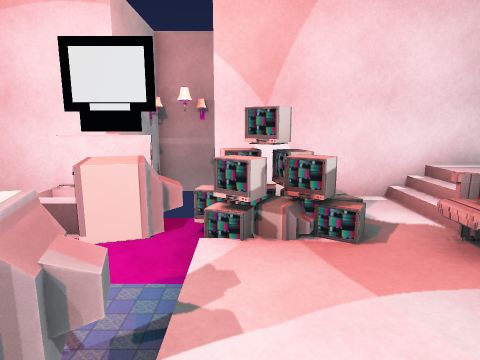
view 1 (above)

16 first-person views from a walk through a Unity game level. The camera is 1.5 m above the floor, tilts 10° down and sees 75° across. Doors are open. The floor is counted in squares, 1 m on a side. Each view is taken from the middle of a square. On the plan, view 1 faces up. The plan holds only what a view shows up to about 15 squares ahead; the rest is blank. The place goes on beyond the plan. The player is left out. Some surface patterns are stand-ins.

view 2
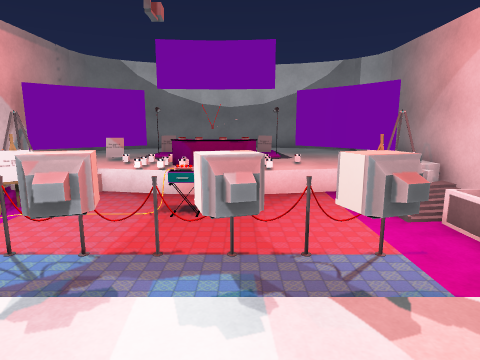

view 3
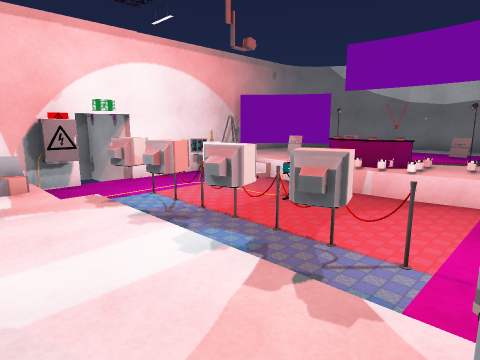

view 4
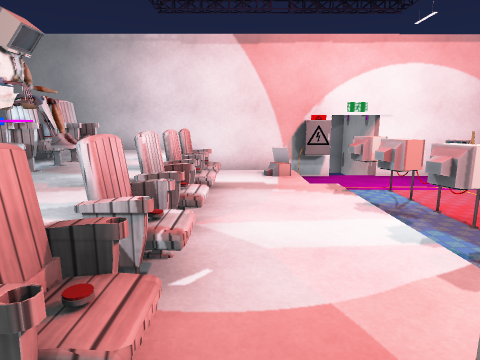

view 5
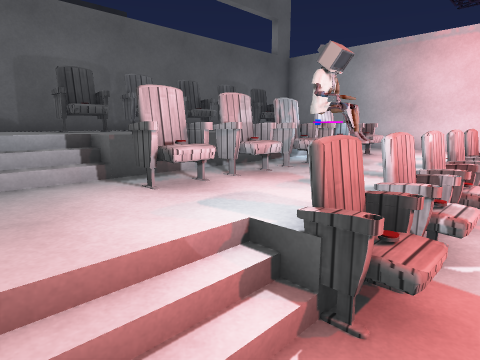

view 6
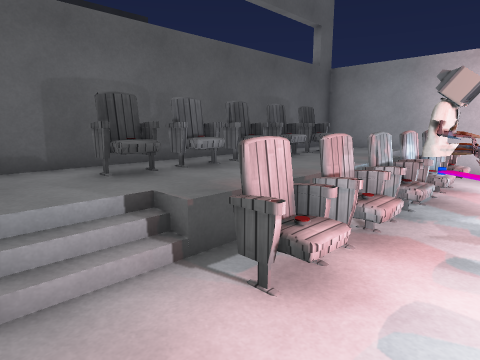

view 7
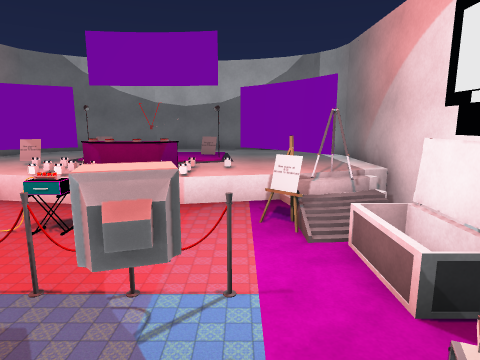

view 8
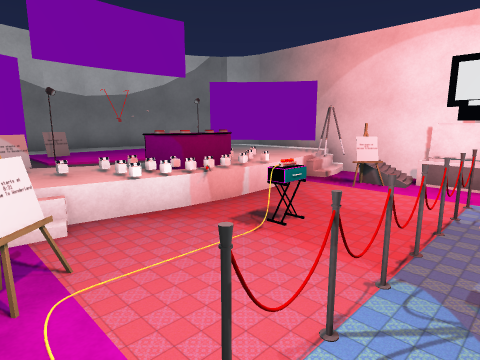

view 9
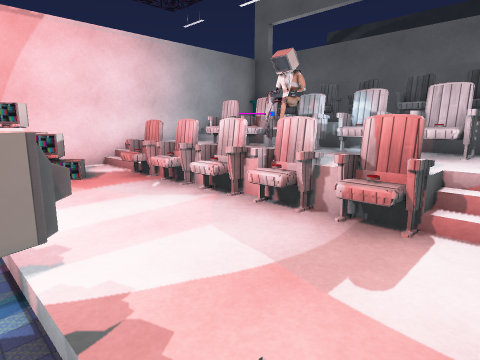

view 10
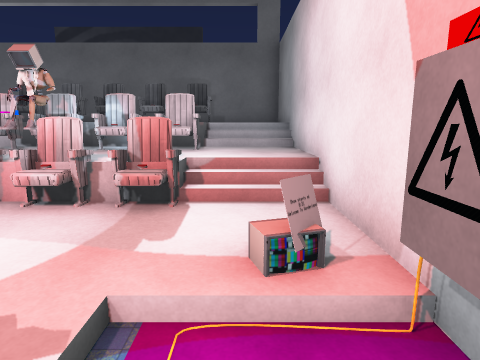

view 11
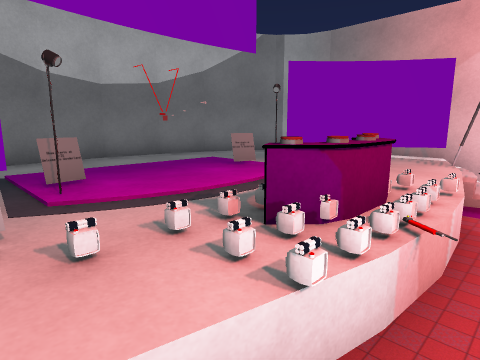

view 12
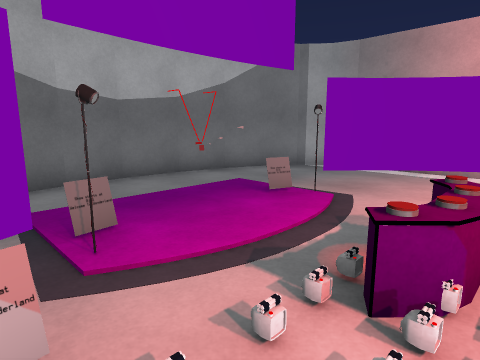

view 13
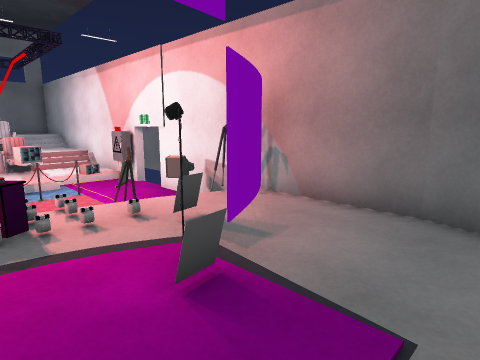

view 14
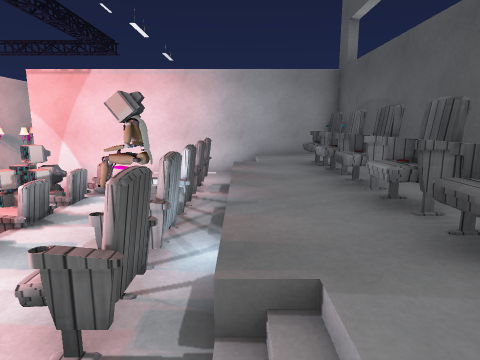

view 15
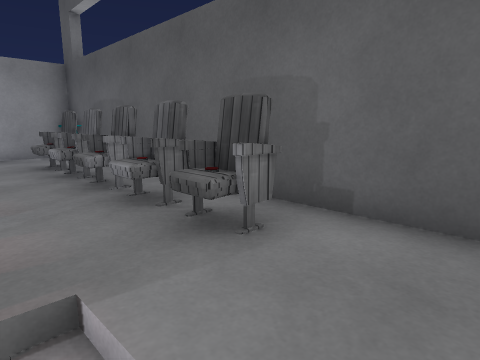

view 16
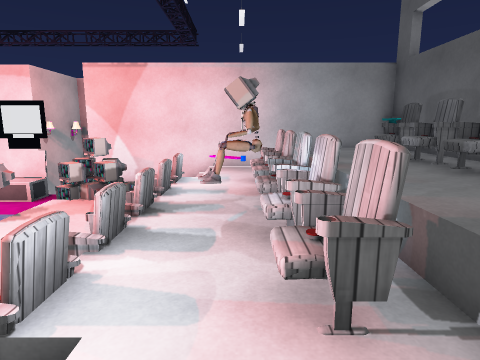

### Floor plan
Key: @ floor where view 1 was taken; # wall or solid block; . main floor; : floor 0.25 m higher than the main floor; - floor 0.25 m lower than the main floor; _ floor 0.5 m lower than the main floor; + floor 0.75 m higher than the main floor; < floor 0.75 m lower than the main floor; * floor 1.5 m higher than the main floor; % floor 1.75 m higher than the main floor; / step, stairs or slope; = window, fence, low wall or low ledge; C chest; T TV; H chair; B barrier; A box; O other object.
Columns run from 14 left of view 1 to 11 right of it. Each row starts with its distance up from view 1.
  7   ############# # # # # ##
  6  ##....//  CT / _//::/++##
  5  #....###//CCTTT///::/+++#
  4 ##...##.-<#<<<TT_H/:H=+%H#
  3 #...##...<<<B<___H::H=++H#
  2 #...=O...<<<<T___H::H++*H#
  1 #......OO<<<BT___H=OH++%H#
  0 #...#..OO<O<BT@__H:#H+++H#
 -1 #......O#<<<BT___H::H++*H#
 -2 #...=O..=<<<BT___H::H=+%H#
 -3 ##...#=./<<<B</__H/:H=++H#
 -4  #....#./<<<<</=_//::/+++#
 -5  ##...###T<<<AA#_//::/+++#
 -6   ########## #### # # # ##

Where each view was taken, in squares from view 1:
view 1: 0 up, 0 right, facing up
view 2: 1 up, 2 right, facing left
view 3: 4 up, 2 right, facing down-left
view 4: 5 up, 2 right, facing down
view 5: 6 up, 2 right, facing down-right
view 6: 6 up, 4 right, facing down-right
view 7: 3 up, 1 right, facing left
view 8: 4 down, 1 left, facing up-left
view 9: 4 down, 1 left, facing up-right
view 10: 4 down, 2 left, facing right
view 11: 3 down, 5 left, facing up-left
view 12: 3 down, 6 left, facing up-left
view 13: 0 up, 12 left, facing down-right
view 14: 5 down, 7 right, facing up
view 15: 5 down, 7 right, facing up-right
view 16: 5 down, 5 right, facing up
